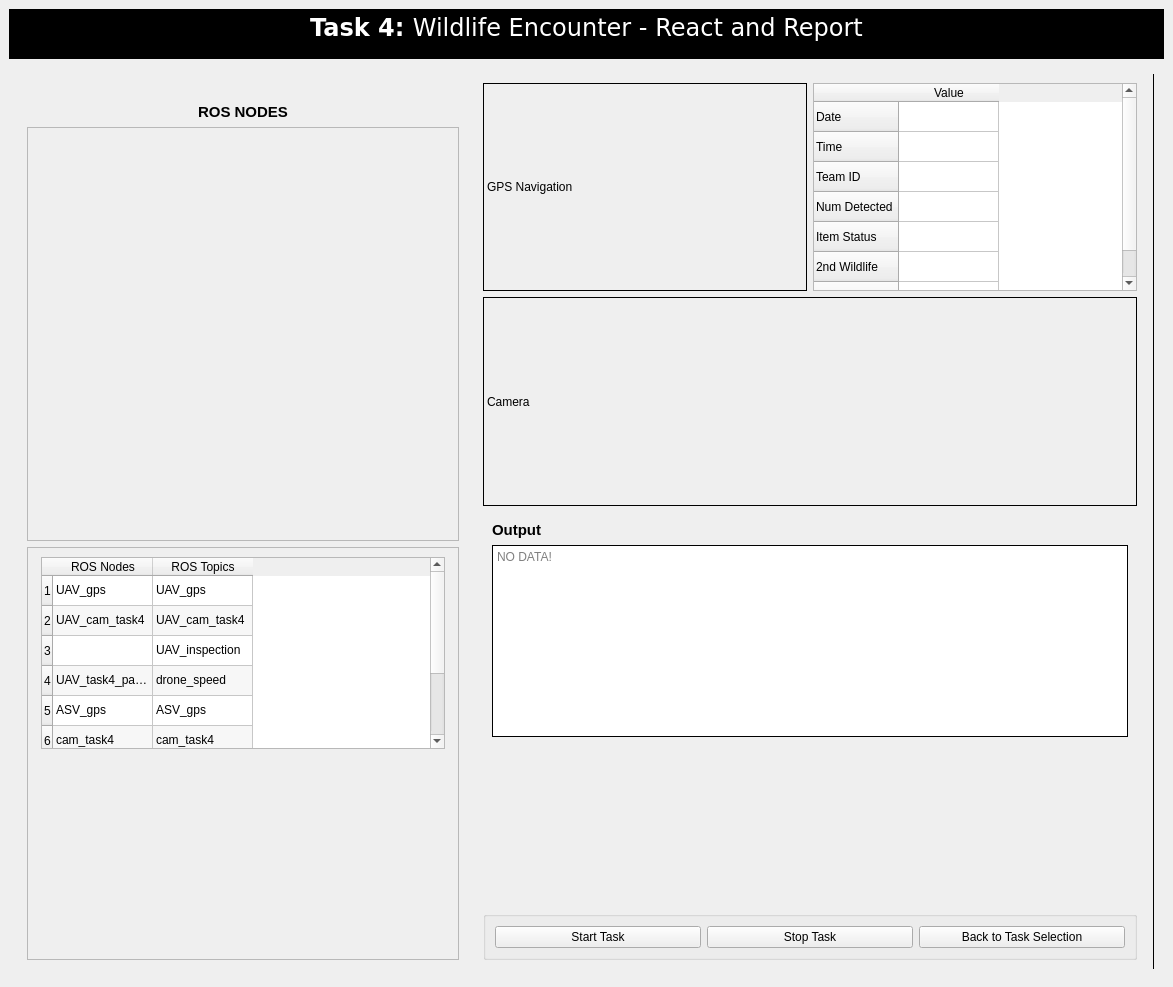
<?xml version="1.0" encoding="UTF-8"?>
<ui version="4.0">
 <class>MainWindow</class>
 <widget class="QMainWindow" name="MainWindow">
  <property name="geometry">
   <rect>
    <x>0</x>
    <y>0</y>
    <width>1173</width>
    <height>987</height>
   </rect>
  </property>
  <property name="sizePolicy">
   <sizepolicy hsizetype="Fixed" vsizetype="Fixed">
    <horstretch>0</horstretch>
    <verstretch>0</verstretch>
   </sizepolicy>
  </property>
  <property name="windowTitle">
   <string>MainWindow</string>
  </property>
  <widget class="QWidget" name="centralwidget">
   <property name="styleSheet">
    <string notr="true"/>
   </property>
   <layout class="QVBoxLayout" name="verticalLayout">
    <item>
     <widget class="QTextBrowser" name="textBrowser_3">
      <property name="sizePolicy">
       <sizepolicy hsizetype="Preferred" vsizetype="Preferred">
        <horstretch>0</horstretch>
        <verstretch>0</verstretch>
       </sizepolicy>
      </property>
      <property name="maximumSize">
       <size>
        <width>16777215</width>
        <height>50</height>
       </size>
      </property>
      <property name="font">
       <font>
        <family>Bitstream Vera Sans</family>
       </font>
      </property>
      <property name="styleSheet">
       <string notr="true">*{
background:rgb(0, 0, 0);
}</string>
      </property>
      <property name="frameShape">
       <enum>QFrame::NoFrame</enum>
      </property>
      <property name="frameShadow">
       <enum>QFrame::Plain</enum>
      </property>
      <property name="html">
       <string>&lt;!DOCTYPE HTML PUBLIC &quot;-//W3C//DTD HTML 4.0//EN&quot; &quot;http://www.w3.org/TR/REC-html40/strict.dtd&quot;&gt;
&lt;html&gt;&lt;head&gt;&lt;meta name=&quot;qrichtext&quot; content=&quot;1&quot; /&gt;&lt;style type=&quot;text/css&quot;&gt;
p, li { white-space: pre-wrap; }
&lt;/style&gt;&lt;/head&gt;&lt;body style=&quot; font-family:'Bitstream Vera Sans'; font-size:7.8pt; font-weight:400; font-style:normal;&quot;&gt;
&lt;p align=&quot;center&quot; style=&quot; margin-top:0px; margin-bottom:0px; margin-left:0px; margin-right:0px; -qt-block-indent:0; text-indent:0px;&quot;&gt;&lt;span style=&quot; font-size:18pt; font-weight:600; color:#ffffff;&quot;&gt;Task 4: &lt;/span&gt;&lt;span style=&quot; font-family:'Sans Serif'; font-size:18pt; color:#ffffff;&quot;&gt;Wildlife Encounter - React and Report&lt;/span&gt;&lt;/p&gt;&lt;/body&gt;&lt;/html&gt;</string>
      </property>
     </widget>
    </item>
    <item>
     <widget class="QWidget" name="widget" native="true">
      <layout class="QHBoxLayout" name="horizontalLayout">
       <item>
        <widget class="QWidget" name="widget_2" native="true">
         <property name="maximumSize">
          <size>
           <width>450</width>
           <height>16777215</height>
          </size>
         </property>
         <layout class="QVBoxLayout" name="verticalLayout_4">
          <item>
           <widget class="QLabel" name="label_2">
            <property name="maximumSize">
             <size>
              <width>16777215</width>
              <height>300</height>
             </size>
            </property>
            <property name="text">
             <string/>
            </property>
            <property name="pixmap">
             <pixmap>Images/task_4.png</pixmap>
            </property>
            <property name="scaledContents">
             <bool>true</bool>
            </property>
           </widget>
          </item>
          <item>
           <widget class="QLabel" name="label_7">
            <property name="maximumSize">
             <size>
              <width>16777215</width>
              <height>25</height>
             </size>
            </property>
            <property name="layoutDirection">
             <enum>Qt::LeftToRight</enum>
            </property>
            <property name="text">
             <string>&lt;html&gt;&lt;head/&gt;&lt;body&gt;&lt;p&gt;&lt;span style=&quot; font-size:11pt; font-weight:600;&quot;&gt;ROS NODES&lt;/span&gt;&lt;/p&gt;&lt;/body&gt;&lt;/html&gt;</string>
            </property>
            <property name="alignment">
             <set>Qt::AlignCenter</set>
            </property>
           </widget>
          </item>
          <item>
           <widget class="QScrollArea" name="scrollArea">
            <property name="widgetResizable">
             <bool>true</bool>
            </property>
            <widget class="QWidget" name="scrollAreaWidgetContents">
             <property name="geometry">
              <rect>
               <x>0</x>
               <y>0</y>
               <width>1622</width>
               <height>327</height>
              </rect>
             </property>
             <layout class="QGridLayout" name="gridLayout">
              <item row="0" column="0">
               <widget class="QLabel" name="label_3">
                <property name="text">
                 <string/>
                </property>
                <property name="pixmap">
                 <pixmap>Images/task_4_node.png</pixmap>
                </property>
               </widget>
              </item>
             </layout>
            </widget>
           </widget>
          </item>
          <item>
           <widget class="QScrollArea" name="scrollArea_3">
            <property name="widgetResizable">
             <bool>true</bool>
            </property>
            <widget class="QWidget" name="scrollAreaWidgetContents_3">
             <property name="geometry">
              <rect>
               <x>0</x>
               <y>0</y>
               <width>426</width>
               <height>214</height>
              </rect>
             </property>
             <layout class="QGridLayout" name="gridLayout_2">
              <item row="0" column="0" alignment="Qt::AlignTop">
               <widget class="QTableWidget" name="tableWidget_2">
                <property name="sizePolicy">
                 <sizepolicy hsizetype="Fixed" vsizetype="Preferred">
                  <horstretch>0</horstretch>
                  <verstretch>0</verstretch>
                 </sizepolicy>
                </property>
                <property name="maximumSize">
                 <size>
                  <width>404</width>
                  <height>16777215</height>
                 </size>
                </property>
                <property name="cursor" stdset="0">
                 <cursorShape>CrossCursor</cursorShape>
                </property>
                <property name="verticalScrollBarPolicy">
                 <enum>Qt::ScrollBarAlwaysOn</enum>
                </property>
                <property name="autoScrollMargin">
                 <number>6</number>
                </property>
                <property name="dragDropMode">
                 <enum>QAbstractItemView::NoDragDrop</enum>
                </property>
                <property name="alternatingRowColors">
                 <bool>true</bool>
                </property>
                <property name="wordWrap">
                 <bool>true</bool>
                </property>
                <row>
                 <property name="text">
                  <string>1</string>
                 </property>
                </row>
                <row>
                 <property name="text">
                  <string>2</string>
                 </property>
                </row>
                <row>
                 <property name="text">
                  <string>3</string>
                 </property>
                </row>
                <row>
                 <property name="text">
                  <string>4</string>
                 </property>
                </row>
                <row>
                 <property name="text">
                  <string>5</string>
                 </property>
                </row>
                <row>
                 <property name="text">
                  <string>6</string>
                 </property>
                </row>
                <row>
                 <property name="text">
                  <string>7</string>
                 </property>
                </row>
                <row>
                 <property name="text">
                  <string>8</string>
                 </property>
                </row>
                <column>
                 <property name="text">
                  <string>ROS Nodes</string>
                 </property>
                 <property name="textAlignment">
                  <set>AlignCenter</set>
                 </property>
                </column>
                <column>
                 <property name="text">
                  <string>ROS Topics</string>
                 </property>
                 <property name="textAlignment">
                  <set>AlignCenter</set>
                 </property>
                </column>
                <item row="0" column="0">
                 <property name="text">
                  <string>UAV_gps</string>
                 </property>
                 <property name="toolTip">
                  <string/>
                 </property>
                 <property name="whatsThis">
                  <string/>
                 </property>
                 <property name="flags">
                  <set>ItemIsSelectable|ItemIsDragEnabled|ItemIsDropEnabled|ItemIsUserCheckable|ItemIsEnabled</set>
                 </property>
                </item>
                <item row="0" column="1">
                 <property name="text">
                  <string>UAV_gps</string>
                 </property>
                </item>
                <item row="1" column="0">
                 <property name="text">
                  <string>UAV_cam_task4</string>
                 </property>
                 <property name="whatsThis">
                  <string/>
                 </property>
                </item>
                <item row="1" column="1">
                 <property name="text">
                  <string>UAV_cam_task4</string>
                 </property>
                </item>
                <item row="2" column="1">
                 <property name="text">
                  <string>UAV_inspection</string>
                 </property>
                </item>
                <item row="3" column="0">
                 <property name="text">
                  <string>UAV_task4_path_planning</string>
                 </property>
                </item>
                <item row="3" column="1">
                 <property name="text">
                  <string>drone_speed</string>
                 </property>
                </item>
                <item row="4" column="0">
                 <property name="text">
                  <string>ASV_gps</string>
                 </property>
                </item>
                <item row="4" column="1">
                 <property name="text">
                  <string>ASV_gps</string>
                 </property>
                </item>
                <item row="5" column="0">
                 <property name="text">
                  <string>cam_task4</string>
                 </property>
                </item>
                <item row="5" column="1">
                 <property name="text">
                  <string>cam_task4</string>
                 </property>
                </item>
                <item row="6" column="0">
                 <property name="text">
                  <string>path_task4</string>
                 </property>
                </item>
                <item row="6" column="1">
                 <property name="text">
                  <string>propeller_speed</string>
                 </property>
                </item>
                <item row="7" column="0">
                 <property name="text">
                  <string>task4_node</string>
                 </property>
                </item>
                <item row="7" column="1">
                 <property name="text">
                  <string>wildlife_encounter</string>
                 </property>
                </item>
               </widget>
              </item>
             </layout>
            </widget>
           </widget>
          </item>
         </layout>
        </widget>
       </item>
       <item>
        <widget class="QWidget" name="widget_3" native="true">
         <property name="maximumSize">
          <size>
           <width>16777215</width>
           <height>16777215</height>
          </size>
         </property>
         <layout class="QGridLayout" name="gridLayout_3">
          <item row="0" column="0">
           <widget class="QLabel" name="label_6">
            <property name="frameShape">
             <enum>QFrame::Box</enum>
            </property>
            <property name="text">
             <string>GPS Navigation</string>
            </property>
            <property name="scaledContents">
             <bool>true</bool>
            </property>
           </widget>
          </item>
          <item row="1" column="0" colspan="2">
           <widget class="QLabel" name="label_14">
            <property name="frameShape">
             <enum>QFrame::Box</enum>
            </property>
            <property name="text">
             <string>Camera</string>
            </property>
            <property name="scaledContents">
             <bool>true</bool>
            </property>
           </widget>
          </item>
          <item row="0" column="1">
           <widget class="QTableWidget" name="tableWidget">
            <property name="sizePolicy">
             <sizepolicy hsizetype="Fixed" vsizetype="Preferred">
              <horstretch>0</horstretch>
              <verstretch>0</verstretch>
             </sizepolicy>
            </property>
            <property name="maximumSize">
             <size>
              <width>674</width>
              <height>16777215</height>
             </size>
            </property>
            <row>
             <property name="text">
              <string>Date</string>
             </property>
            </row>
            <row>
             <property name="text">
              <string>Time</string>
             </property>
            </row>
            <row>
             <property name="text">
              <string>Team ID</string>
             </property>
            </row>
            <row>
             <property name="text">
              <string>Num Detected</string>
             </property>
            </row>
            <row>
             <property name="text">
              <string>Item Status</string>
             </property>
            </row>
            <row>
             <property name="text">
              <string>2nd Wildlife</string>
             </property>
            </row>
            <row>
             <property name="text">
              <string>3rd Wildlife</string>
             </property>
            </row>
            <column>
             <property name="text">
              <string>Value</string>
             </property>
             <property name="textAlignment">
              <set>AlignCenter</set>
             </property>
            </column>
           </widget>
          </item>
          <item row="2" column="0" colspan="2">
           <widget class="QWidget" name="widget_4" native="true">
            <layout class="QVBoxLayout" name="verticalLayout_2">
             <item>
              <widget class="QLabel" name="label">
               <property name="text">
                <string>&lt;html&gt;&lt;head/&gt;&lt;body&gt;&lt;p&gt;&lt;span style=&quot; font-size:11pt; font-weight:600;&quot;&gt;Output&lt;/span&gt;&lt;/p&gt;&lt;/body&gt;&lt;/html&gt;</string>
               </property>
              </widget>
             </item>
             <item>
              <widget class="QTextBrowser" name="hb_output">
               <property name="sizePolicy">
                <sizepolicy hsizetype="Expanding" vsizetype="Preferred">
                 <horstretch>0</horstretch>
                 <verstretch>0</verstretch>
                </sizepolicy>
               </property>
               <property name="frameShape">
                <enum>QFrame::Box</enum>
               </property>
               <property name="frameShadow">
                <enum>QFrame::Plain</enum>
               </property>
               <property name="sizeAdjustPolicy">
                <enum>QAbstractScrollArea::AdjustIgnored</enum>
               </property>
               <property name="placeholderText">
                <string>NO DATA!</string>
               </property>
              </widget>
             </item>
            </layout>
           </widget>
          </item>
          <item row="3" column="0" colspan="2" alignment="Qt::AlignBottom">
           <widget class="QGroupBox" name="groupBox_2">
            <property name="title">
             <string/>
            </property>
            <layout class="QHBoxLayout" name="horizontalLayout_2">
             <item>
              <widget class="QPushButton" name="startButton">
               <property name="text">
                <string>Start Task</string>
               </property>
              </widget>
             </item>
             <item>
              <widget class="QPushButton" name="stopButton">
               <property name="text">
                <string>Stop Task</string>
               </property>
              </widget>
             </item>
             <item>
              <widget class="QPushButton" name="backButton">
               <property name="text">
                <string>Back to Task Selection</string>
               </property>
              </widget>
             </item>
            </layout>
           </widget>
          </item>
         </layout>
        </widget>
       </item>
       <item>
        <widget class="Line" name="line">
         <property name="frameShadow">
          <enum>QFrame::Plain</enum>
         </property>
         <property name="orientation">
          <enum>Qt::Vertical</enum>
         </property>
        </widget>
       </item>
      </layout>
     </widget>
    </item>
   </layout>
  </widget>
  <action name="actionExit">
   <property name="text">
    <string>Exit</string>
   </property>
  </action>
  <action name="actionClose">
   <property name="text">
    <string>Close</string>
   </property>
  </action>
 </widget>
 <resources>
  <include location="images.qrc"/>
 </resources>
 <connections/>
</ui>
